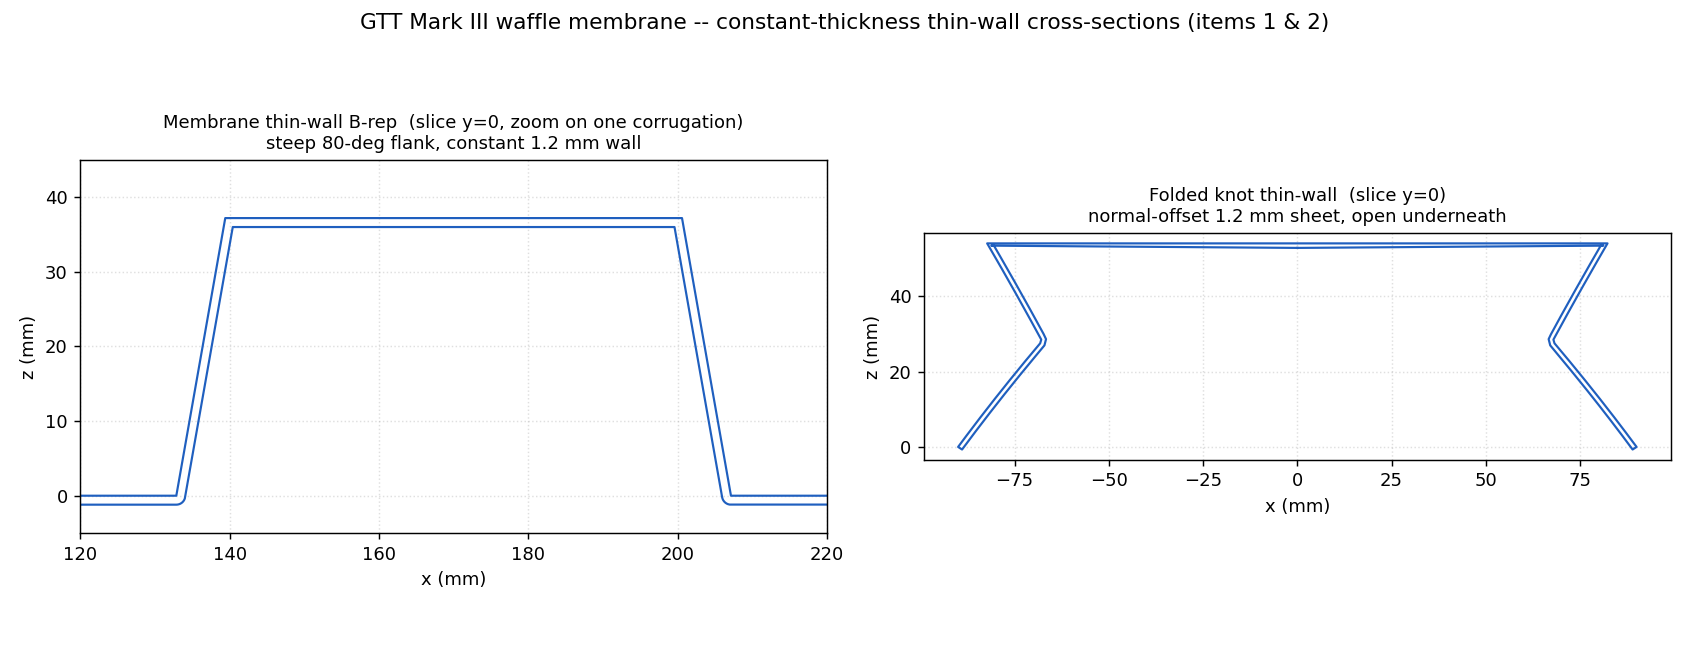

The Python source for this figure:
"""
Cross-section render of the constant-thickness THIN-WALL outputs (items 1 & 2).
A planar slice is the clearest proof of a thin wall: it shows two parallel skins
~t apart following the corrugation / fold, plus the near-vertical (80 deg) flanks.

  waffle_membrane_thin_cad.stl  -> slice at y=0  (membrane corrugation wall)
  waffle_knot_thin.stl          -> slice at y=0  (folded-sheet wall)

Output: waffle_render_thin.png
"""
from __future__ import annotations
import sys
import numpy as np
import trimesh
import matplotlib
matplotlib.use("Agg")
import matplotlib.pyplot as plt

try:
    sys.stdout.reconfigure(encoding="utf-8")
except Exception:
    pass


def section_xz(path, y=0.0):
    m = trimesh.load(path, force="mesh")
    sec = m.section(plane_origin=[0.0, y, 0.0], plane_normal=[0.0, 1.0, 0.0])
    if sec is None:
        return m, []
    polys = [np.asarray(e)[:, [0, 2]] for e in sec.discrete]   # drop Y -> (x,z)
    return m, polys


def main():
    fig, axes = plt.subplots(1, 2, figsize=(13, 5))

    for ax, path, title, xlim, ylim in [
        (axes[0], "waffle_membrane_thin_cad.stl",
         "Membrane thin-wall B-rep  (slice y=0, zoom on one corrugation)\n"
         "steep 80-deg flank, constant 1.2 mm wall",
         (120.0, 220.0), (-5.0, 45.0)),
        (axes[1], "waffle_knot_thin.stl",
         "Folded knot thin-wall  (slice y=0)\nnormal-offset 1.2 mm sheet, open underneath",
         None, None),
    ]:
        try:
            m, polys = section_xz(path)
            for p in polys:
                ax.plot(p[:, 0], p[:, 1], "-", color="#1f5fbf", lw=1.2)
            ax.set_title(title, fontsize=10)
            ax.set_aspect("equal")
            if xlim: ax.set_xlim(*xlim)
            if ylim: ax.set_ylim(*ylim)
            ax.set_xlabel("x (mm)"); ax.set_ylabel("z (mm)")
            ax.grid(True, ls=":", alpha=0.4)
            print(f"  {path}: {len(polys)} section loops")
        except Exception as e:
            ax.set_title(f"{title}\n[render failed: {type(e).__name__}]", fontsize=9)
            print(f"  {path}: FAILED {type(e).__name__}: {e}")

    fig.suptitle("GTT Mark III waffle membrane -- constant-thickness thin-wall cross-sections "
                 "(items 1 & 2)", fontsize=12)
    fig.tight_layout()
    out = "waffle_render_thin.png"
    fig.savefig(out, dpi=130)
    print(f"written: {out}")


if __name__ == "__main__":
    main()
